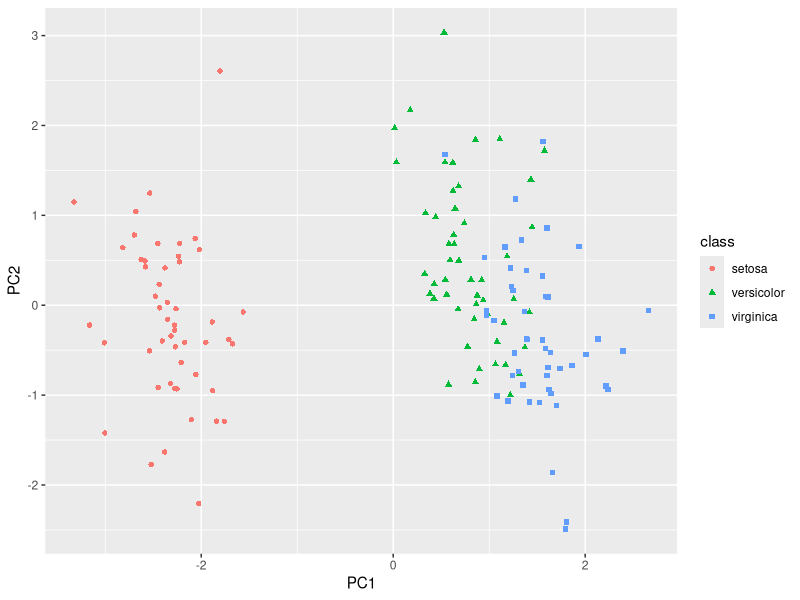
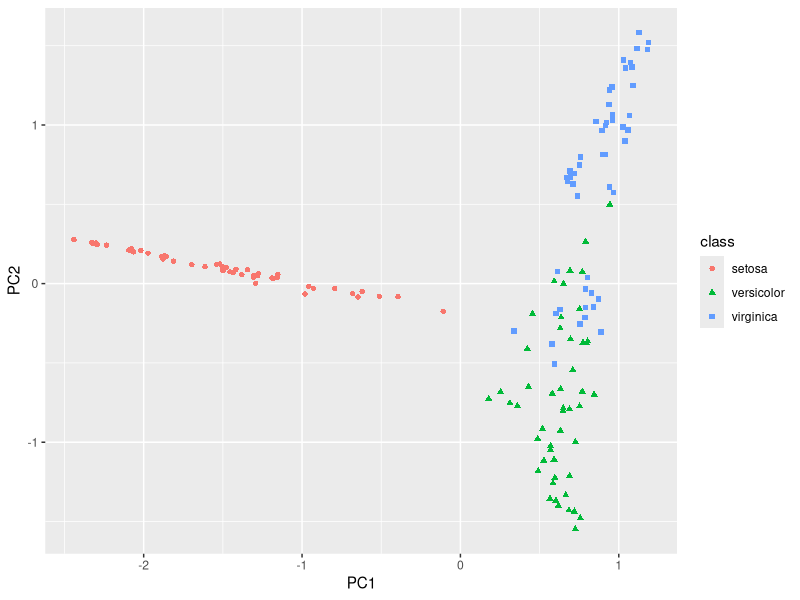

Write R code to recreate these figures, in order.
# You need these packages for the example to run
install.packages("randomForest")
library(randomForest)
library(ROCR)
library(MASS)
library(ggplot2)
#Scaling of the data (iris data with 4 variables and 3 classes)
log <- log10(iris[,1:4])
data2<-scale(log, center = TRUE, scale = TRUE)
class<-iris[,5]
#PCA analysis

pca<-prcomp(data2, center = FALSE, scale = FALSE)
#calculating %variance
variance_PC<-100*pca$sdev^2/sum(pca$sdev^2)
#Add plotting 
PCA_scores<-data.frame(pca$x)
ggplot(PCA_scores[,1:2],aes(x=PC1, y=PC2, shape=class, color=class)) +geom_point()
#COmparing PCA and URF
Iris.urf <- randomForest(data2)
crowsD<-nrow(Iris.urf$proximity)
R = do.call(cbind, rep(list(rowMeans(Iris.urf$proximity)), crowsD))
C = do.call(cbind, rep(list(colMeans(Iris.urf$proximity)), crowsD))
Doublecenter <-Iris.urf$proximity-C-R+mean(Iris.urf$proximity[])
PCA_URF<-prcomp(Doublecenter)
scores<-data.frame(PCA_URF$x[,1:2])
ggplot(scores[,1:2], aes(x=PC1, y=PC2, shape=class, color=class)) + geom_point()
